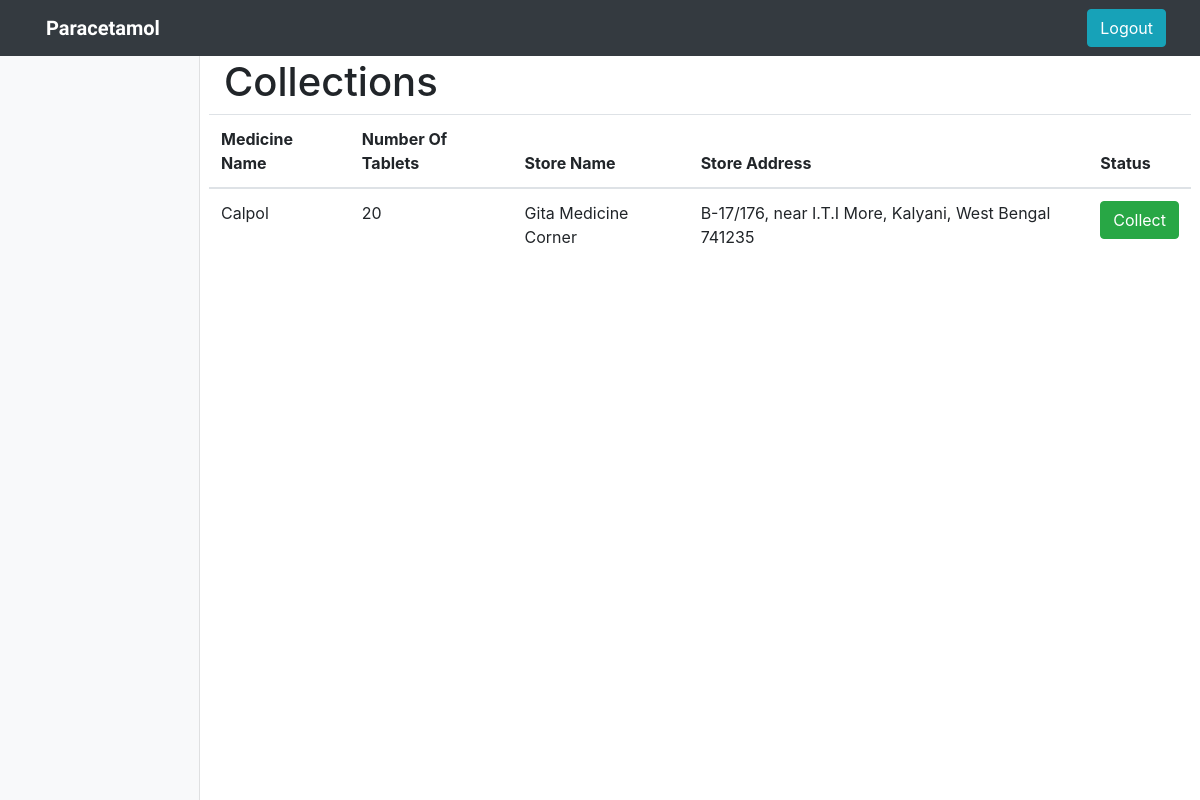
The app's page /home/company/company.php (signed in) with its own data.
### tables this page shows
CREATE TABLE `expire` (
  `id` int(255) NOT NULL,
  `medicine_name` varchar(50) NOT NULL,
  `company_name` varchar(50) NOT NULL,
  `number_tablets` int(100) NOT NULL,
  `store_name` varchar(50) NOT NULL,
  `store_address` varchar(150) NOT NULL,
  `status` int(1) NOT NULL
);

### home/company/company.php (the view, shortened to what this page needs)
<?php
$mysqli = new mysqli("localhost","root","","recmeds") or die(mysqli_error($mysqli));
?>
<!DOCTYPE html>
<html lang="en" dir="ltr">
  <head>
    <?php require_once 'includes/head.php'; ?>
  </head>
  <body>
    <?php require_once 'includes/header.php'; ?>
    <div class="container-fluid">
      <div class="row">
        <nav class="col-md-2 d-none d-md-block bg-light sidebar">
            <div class="sidebar-sticky">
            </div>
        </nav>
        <main role="main" class="col-md-9 ml-sm-auto col-lg-10 px-4">
            <h1 style="margin-top: 10px">Collections</h1>
            <?php
            $name = $_SESSION['name'];
            $result = $mysqli->query("SELECT * from expire WHERE company_name='$name'");
            ?>
            <div class="row justify-content-center">
              <table class = "table">
                <thead>
                  <tr>
                    <th>Medicine Name</th>
                    <th>Number Of Tablets</th>
                    <th>Store Name</th>
                    <th>Store Address</th>
                    <th>Status</th>
                  </tr>
                </thead>
                <?php while ($row = $result->fetch_assoc()): ?>
                  <tr>
                    <td><?php echo $row['medicine_name']; ?></td>
                    <td><?php echo $row['number_tablets']; ?></td>
                    <td><?php echo $row['store_name']; ?></td>
                    <td><?php echo $row['store_address']; ?></td>
                    <td>
                      <?php if($row['status'] == 0): ?>
                        <a href="company.php?accept=<?php echo $row['id']; ?>"
                          class = "btn btn-success" name="accept">Collect</a>
                      <?php else: ?>
                        <p style="color:green;">Collected</p>
                      <?php endif; ?>
                    </td>
                  </tr>
                <?php endwhile; ?>
              </table>
            </div>
        </main>
      </div>
    </div>
  </body>
</html>

### home/company/css/styles.css (style rules this page uses)
body { font-size: .875rem; }
.sidebar { position: fixed; top: 0; bottom: 0; left: 0; z-index: 100; padding: 48px 0 0; box-shadow: inset -1px 0 0 rgba(0, 0, 0, .1); }
.sidebar-sticky { position: relative; top: 0; height: calc(100vh - 48px); padding-top: .5rem; overflow-x: hidden; overflow-y: auto; }
[role="main"] { padding-top: 48px; }

### records on screen
expire: medicine_name "Calpol", number_tablets "20", store_name "Gita Medicine Corner", store_address "B-17/176, near I.T.I More, Kalyani, West Bengal 741235"

### other values on screen
$_SESSION['name'] "Paracetamol"
